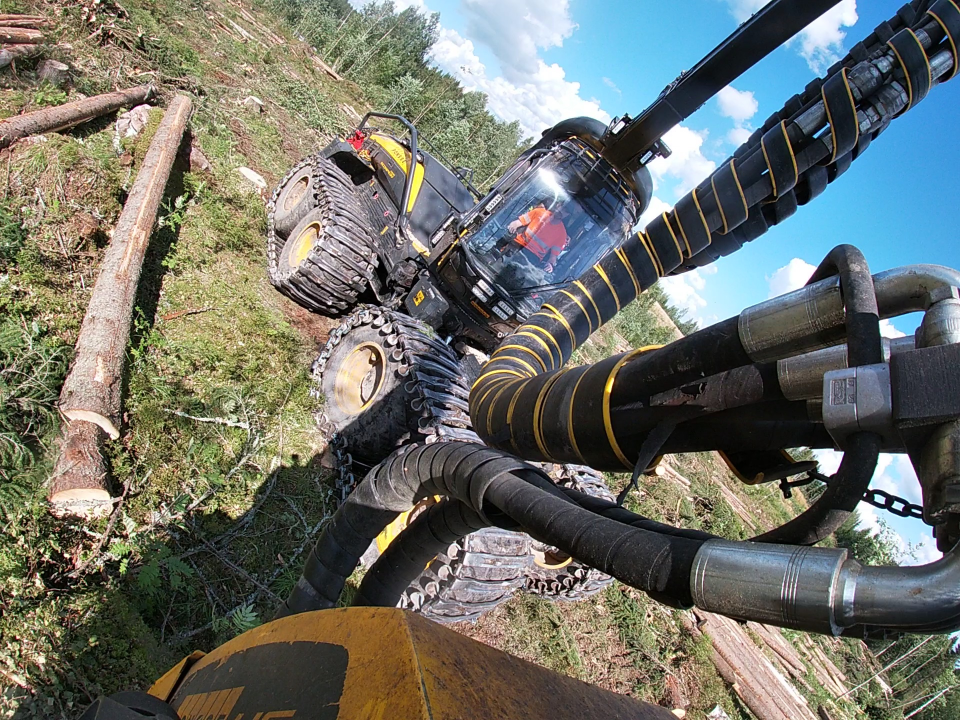
#> input picture drawing_shapes/input/inputImg.jpg, 1920 x 1440 px (shown at 1/2 size)
$ python drawing_shapes.py
#> lines starting #> are read from the running program, lines starting #| are printed output that depends on the picture
# To draw figure : ractangle, circle, line, triangle and text on the input image
import cv2
import matplotlib.pyplot as plt
import numpy as np

imgPath = cv2.imread("input/inputImg.jpg")
#> imgPath is the input picture: shape (1440, 1920, 3); mean B, G, R 105.6, 112.9, 110.3

img = cv2.cvtColor(imgPath, cv2.COLOR_BGR2RGB)

if imgPath is None:
    raise FileNotFoundError("The image in the given path dosn't exist")

#Make a copy of the image
cpyImg = img.copy()

# resize the image: make it smaller to fir in the screen
bgrImg = cv2.resize(cpyImg, (1200, 800))
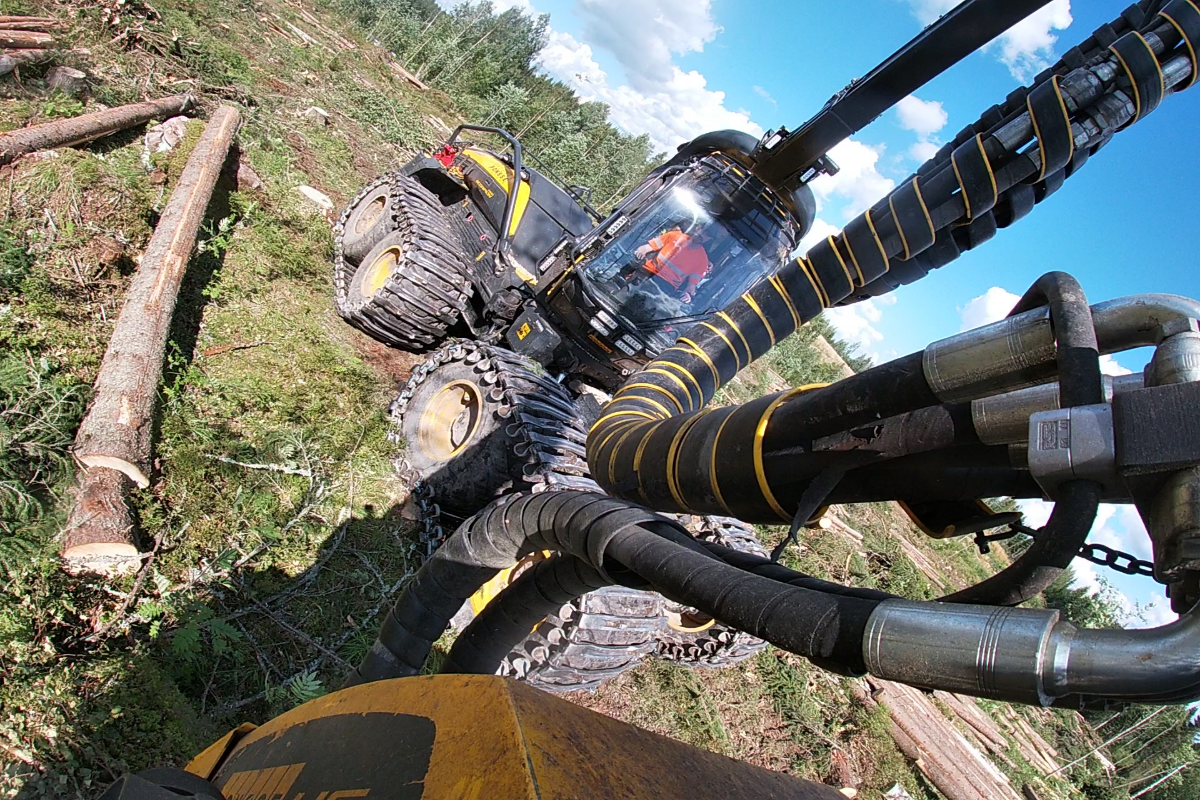
#> bgrImg: shape (800, 1200, 3); mean R, G, B 110.2, 112.8, 105.5
newImg = cv2.cvtColor(bgrImg, cv2.COLOR_BGR2RGB)
#to print the size of the image in the terminal to make sure it get resized
height, width = newImg.shape[:2]
#> height = 800; width = 1200
print("image size", (height, width))
#| image size (800, 1200)

# draw a line on the new image
cv2.line(newImg, (50, 50), (580,50), (0, 0, 250), thickness =5)

# draw a rectangle
cv2.rectangle(newImg, (900, 20), (1050, 150), (200,100,0), thickness = 4)

# draw some text on the image

cv2.putText(newImg,"Harvestor Machine", (400,100), cv2.FONT_HERSHEY_SIMPLEX, 1.0, (0,0,20), thickness =2)

# draw a circle there in the image
cv2.circle(newImg, (300,500), 80, (0, 255, 0), thickness = -1)

# To draw a triangle in the image.

pts = np.array([[400,130],[600,130], [380,400]], dtype = np.int32)
cv2.polylines(newImg, [pts], isClosed = True, color =(2, 2, 253), thickness =2)
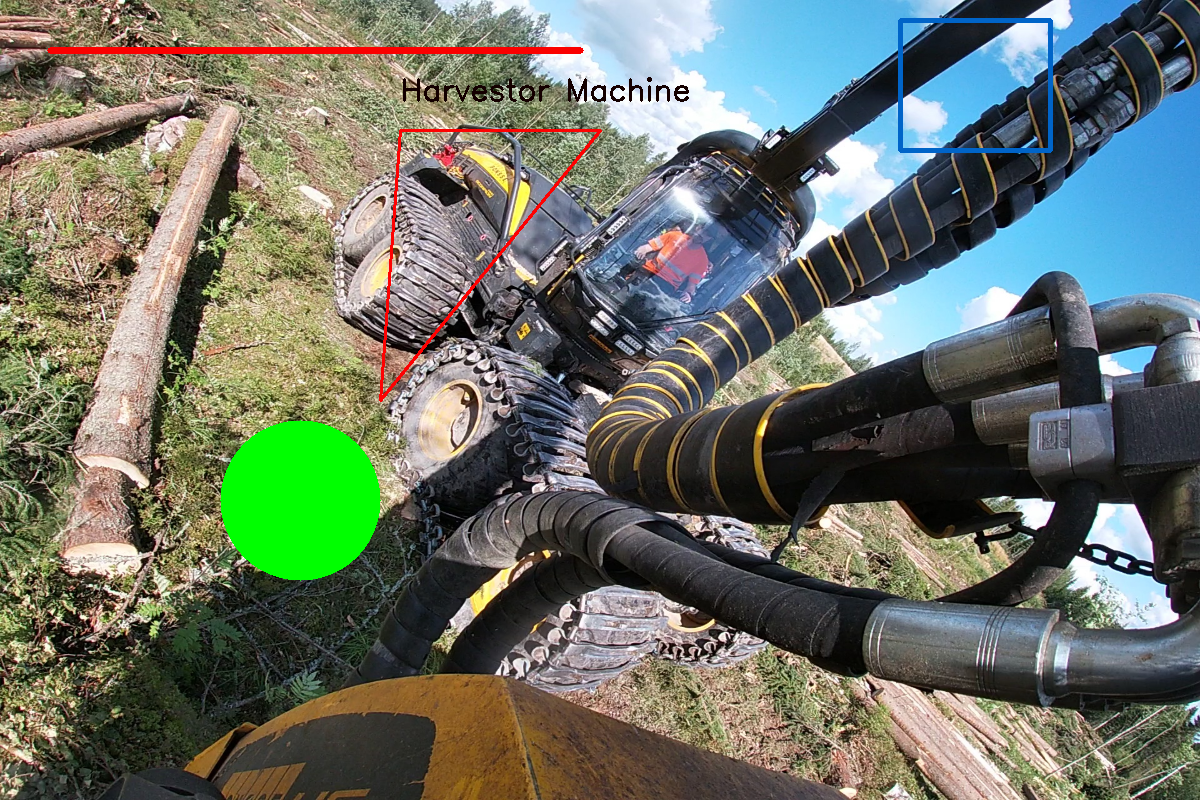
#> newImg: shape (800, 1200, 3); mean B, G, R 102.7, 114.1, 107.6

# Finally saving the edited image
outputImg_path = "output/result.jpg"
cv2.imwrite(outputImg_path, newImg)
print("The edited image is saved in the output image directory")

# show the image in the windows
cv2.imshow("Drawings", newImg)
cv2.waitKey(0)
cv2.destroyAllWindows()
